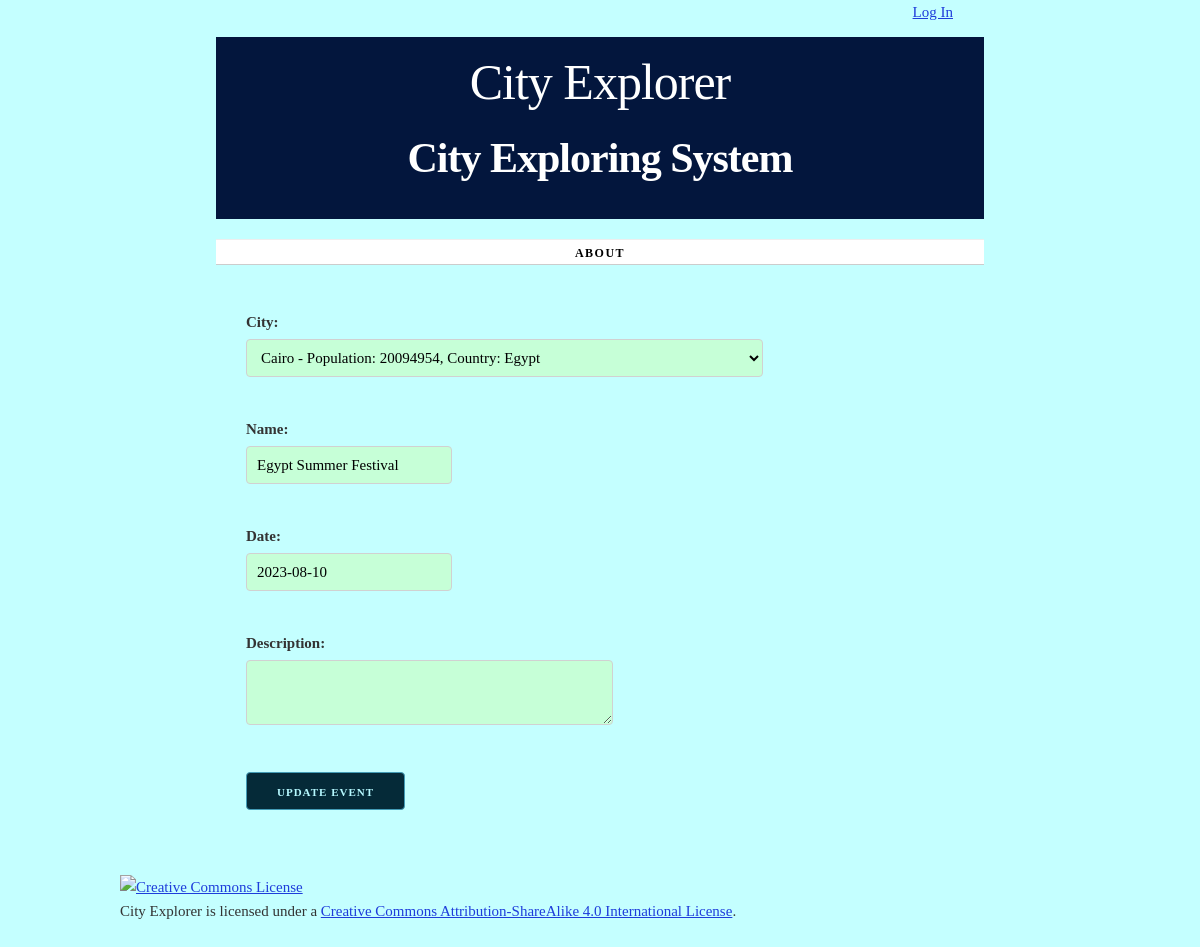
The app's page /event/7/update/ with its own data.
### cities/models.py (models this page shows, shortened)
class Event(models.Model):
    city = models.ForeignKey(City, on_delete=models.CASCADE)
    name = models.CharField(max_length=100, unique=True)
    date = models.DateField()
    description = models.TextField(blank=True)
    class Meta:
        ordering = ['name']

class City(models.Model):
    name = models.CharField(max_length=100, unique=True)
    country = models.CharField(max_length=100)
    population = models.IntegerField()
    description = models.TextField(blank=True)
    def __str__(self):
        return f"{self.name} - Population: {self.population}, Country: {self.country}"
    class Meta:
        verbose_name_plural = "cities"
        ordering = ['name']

### cities/views.py (the view)
def update_event(request, event_id):
    event = get_object_or_404(Event, id=event_id)
    if request.method == 'POST':
        form = EventForm(request.POST, instance=event)
        if form.is_valid():
            form.save()
            return redirect('event-detail', event_id)
    else:
        form = EventForm(instance=event)
    return render(request, 'cities/event_form.html', {'form': form, 'event': event})

### cities/forms.py
class EventForm(forms.ModelForm):
    class Meta:
        model = Event
        fields = ['city', 'name', 'date', 'description']

### cities/templates/cities/event_form.html (shortened to what this page needs)
{% extends 'cities/base.html' %}
{% block content %}
    <form action="{% if event.id %}{% url 'update-event' event.id %}{% else %}{% url 'cities_event_list_urlpattern' %}{% endif %}" method="post">
        {{ form.as_p }}
        <button type="submit" class="button button-primary">
            {% if event.id %}
                Update Event
            {% else %}
                Update Event
            {% endif %}
        </button>
    </form>
{% endblock %}

### cities/static/cities/skeleton.css (style rules this page uses)
html { font-size: 62.5%; }
body { font-size: 1.5em; line-height: 1.6; font-weight: 400; font-family: "Raleway", "HelveticaNeue", "Helvetica Neue", Helvetica, Arial, sans-serif; color: #222; }
p { margin-top: 0; }
.button, button, input[type="submit"], input[type="reset"], input[type="button"] { display: inline-block; height: 38px; padding: 0 30px; color: #555; text-align: center; font-size: 11px; font-weight: 600; line-height: 38px; letter-spacing: 0.1rem; text-transform: uppercase; text-decoration: none; white-space: nowrap; background-color: transparent; border-radius: 4px; border: 1px solid #bbb; cursor: pointer; box-sizing: border-box; }
.button.button-primary, button.button-primary, input[type="submit"].button-primary, input[type="reset"].button-primary, input[type="button"].button-primary { color: #b6f9ff; background-color: #052a38; border-color: #439bb6; }
input[type="email"], input[type="number"], input[type="search"], input[type="text"], input[type="tel"], input[type="url"], input[type="password"], textarea, select { height: 38px; padding: 6px 10px; background-color: #c6ffd7; border: 1px solid #D1D1D1; border-radius: 4px; box-shadow: none; box-sizing: border-box; }
input[type="email"], input[type="number"], input[type="search"], input[type="text"], input[type="tel"], input[type="url"], input[type="password"], textarea { -webkit-appearance: none; -moz-appearance: none; appearance: none; }
textarea { min-height: 65px; padding-top: 6px; padding-bottom: 6px; }
label, legend { display: block; margin-bottom: .5rem; font-weight: 600; }
button, .button { margin-bottom: 1rem; }
input, textarea, select, fieldset { margin-bottom: 1.5rem; }
pre, blockquote, dl, figure, table, p, ul, ol, form { margin-bottom: 2.5rem; }

### cities/static/cities/style.css (style rules this page uses)
html { height: 100%; background-color: #555; }
body { background-color: white; }

### cities/templates/cities/base.html (style rules this page uses)
body { font-family: Baskerville, serif; line-height: 1.6; color: #333; background-color: #c4ffff; }

### records on screen
Event: city "Cairo - Population: 20094954, Country: Egypt", date "2023-08-10"
City: name "Egypt Summer Festival"
